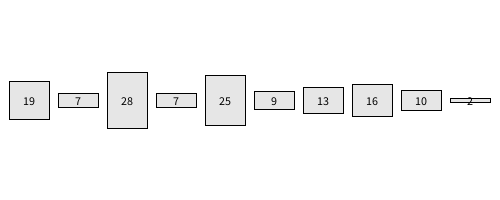
Frame 1 (no input)
Frame 60 (the mouse pressed at the canvas centre just before this capture): identical to frame 1, image omitted
Frame 120 (the mouse held since frame 60 and released just before this capture): identical to frame 1, image omitted

The Processing sketch that drew this single still picture (run headless with seeded random() and noise(); from frame 60 on, the mouse is pressed at the canvas centre):

// Processing sketch: insertionSortQ1
// ── insertionSortQ1.pde
final int[] numbers = new int[10];
final int[] sortedNumbers = new int[10];

boolean showSorted;

void setup() {
  size(500,200);

  showSorted = false;

  // Fill both arrays with the same numbers
  int num = 0;
  while (num < numbers.length) {
    numbers[num] = (int)random(0, 30);
    sortedNumbers[num] = numbers[num];
    
    num++;
  }
  
  // Sort the second array
  sortArray(sortedNumbers);
}

void sortArray(int[] numbers) {
  // Implement the insertion sort algorithm here
  int i = 1;
  while (i < numbers.length) {
    int j = i;
    while (j > 0 && numbers[j] < numbers[j-1]) {
      int swapNumber = numbers[j-1];
      numbers[j-1] = numbers[j];
      numbers[j] = swapNumber;
      j--;
    }
    i++;
  }
}

void draw() {
  background(255);
  textAlign(CENTER, CENTER);
  
  final int buttonWidth = 40;
  
  int[] array;
  if (showSorted) {
    array = sortedNumbers;
  } else {
    array = numbers;
  }
  
  float spaceBetween = (width - (buttonWidth*array.length)) /
                       (array.length + 1);
                       
  int buttonNum = 0;
  while (buttonNum < array.length) {
    float buttonHeight = array[buttonNum] * 2;
    
    float x = (buttonNum+1)*spaceBetween + buttonNum*buttonWidth;
    float y = height/2 - buttonHeight/2;
   
    fill(230);   
    rect(x, y, buttonWidth, buttonHeight);
         
    fill(0);
    text(array[buttonNum], x + buttonWidth/2, y + buttonHeight/2);  
    
    buttonNum++;
  }  
}

void keyPressed() {
  showSorted = !showSorted;
}
